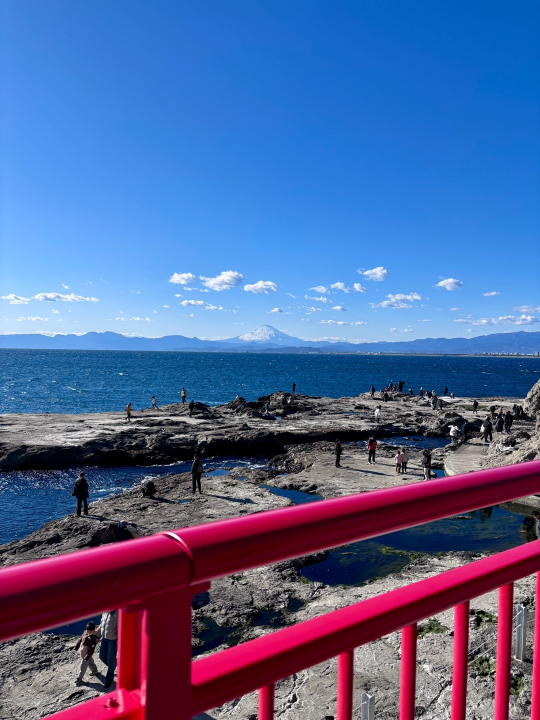
#> input picture sample.jpg, 1080 x 1440 px (shown at 1/2 size)
$ python source.py
#> lines starting #> are read from the running program, lines starting #| are printed output that depends on the picture; after the words box and inside, x2 and y2 are one past the last pixel; in counts of white or black regions, pixels touching at a corner belong together
import cv2 as cv
import numpy as np

def cartoonify_image(image_path, output_path="cartoon_image.jpg"):
    # 이미지 읽기
#> called with image_path = 'sample.jpg', output_path = 'cartoon_image.jpg'
    img = cv.imread(image_path)
#> img is the input picture: shape (1440, 1080, 3); mean B, G, R 154.2, 101.8, 81.1
    img = cv.resize(img, (600, 600))  # 크기 조정
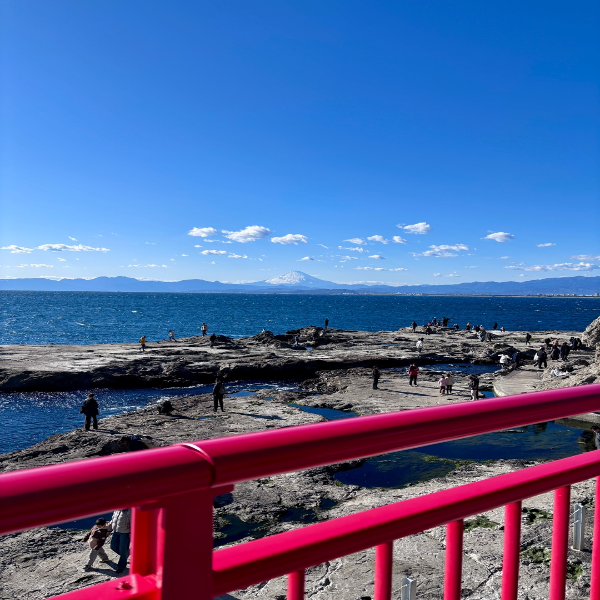
#> img: shape (600, 600, 3); mean B, G, R 154.2, 101.8, 81

    # **1. 색상을 부드럽게 하기 위해 양방향 필터 적용**
    smooth = cv.bilateralFilter(img, d=9, sigmaColor=75, sigmaSpace=75)

    # **2. 엣지 감지를 위한 그레이스케일 변환**
    gray = cv.cvtColor(img, cv.COLOR_BGR2GRAY)
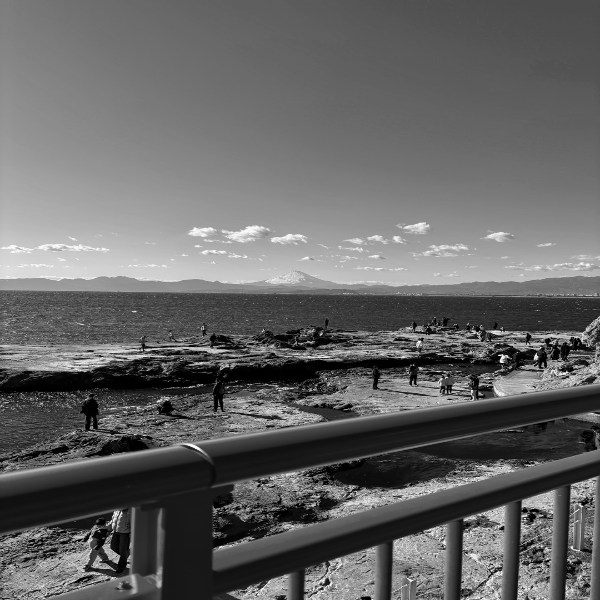
#> gray: shape (600, 600); min 0, max 255, mean 101.5
    gray = cv.medianBlur(gray, 5)  # 노이즈 제거
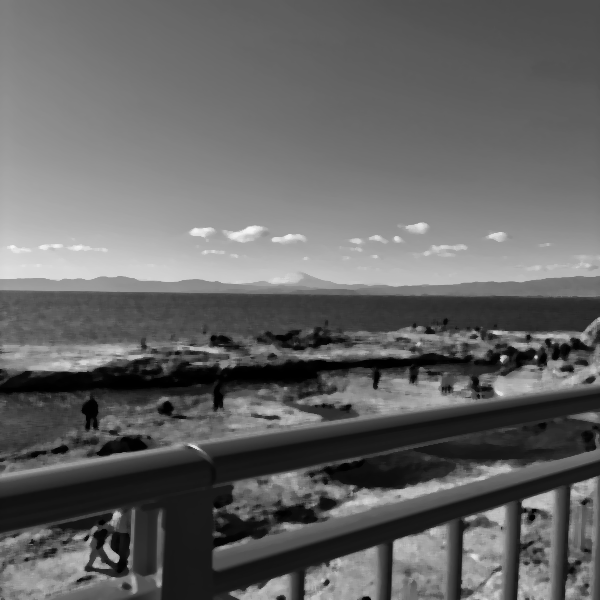
#> gray: shape (600, 600); min 0, max 246, mean 100.8

    # **3. 적응형 임계처리(Adaptive Thresholding)로 엣지 검출**
    edges = cv.adaptiveThreshold(gray, 255, cv.ADAPTIVE_THRESH_MEAN_C,
                                  cv.THRESH_BINARY, blockSize=9, C=2)
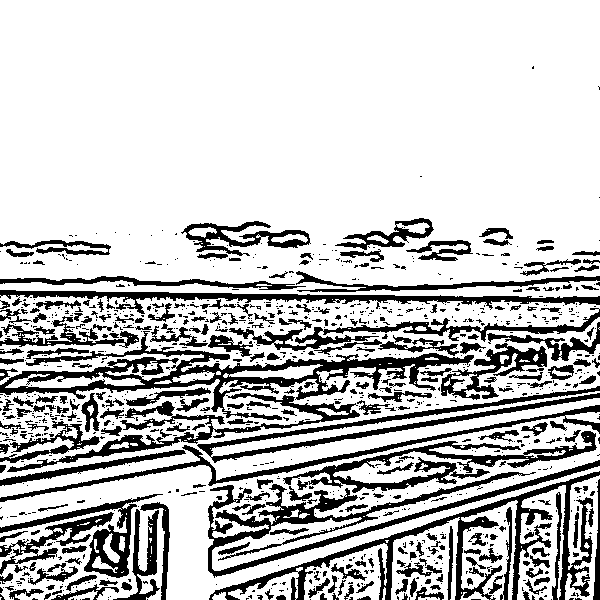
#> edges: shape (600, 600); 77% white; 1008 black regions (741 under 20 px), largest, box (x1, y1, x2, y2) and area: (0, 331, 474, 420) 8386, (209, 471, 600, 600) 6571, (208, 460, 600, 578) 6285

    # **4. 컬러 이미지와 엣지를 결합하여 카툰 효과 적용**
    cartoon = cv.bitwise_and(smooth, smooth, mask=edges)
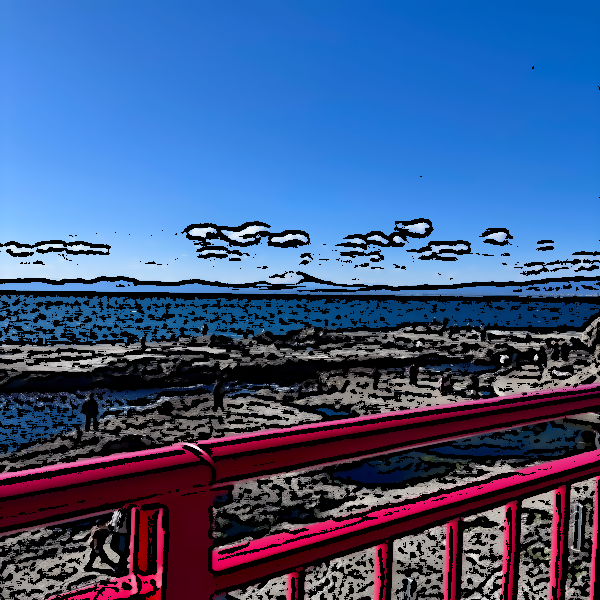
#> cartoon: shape (600, 600, 3); mean B, G, R 133.7, 87.3, 62.9

    # 결과 저장
    cv.imwrite(output_path, cartoon)

    # 원본 및 결과 이미지 출력
    cv.imshow("Original", img)
    cv.imshow("Cartoon", cartoon)
    cv.waitKey(0)
    cv.destroyAllWindows()

# 실행 예제
cartoonify_image("sample.jpg")
